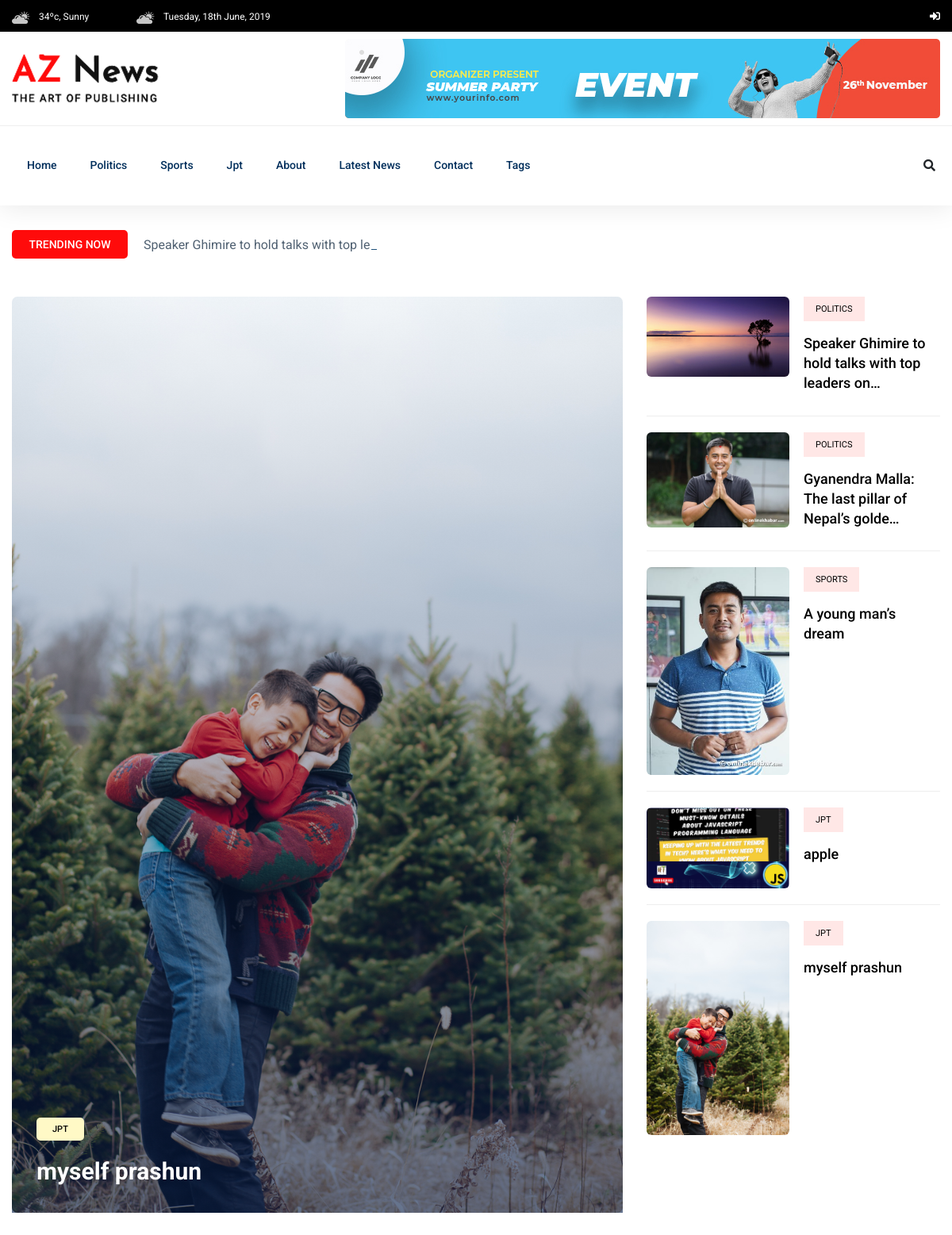
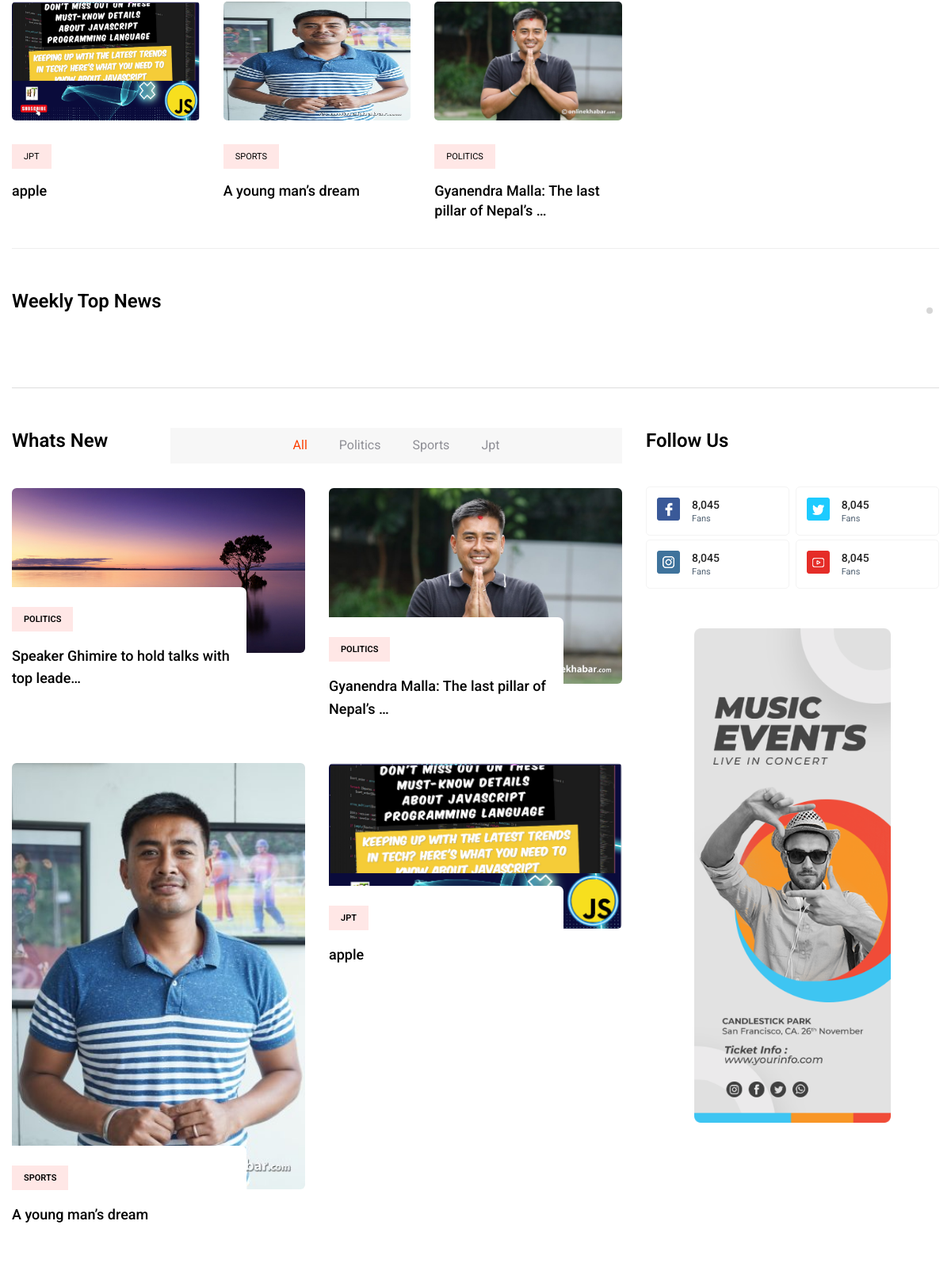
The page / (upper part) on the database its author committed (2 pictures, top to bottom).
### newspaper/models.py (models this page shows, shortened)
class TimeStampModel(models.Model):
    created_at = models.DateTimeField(auto_now_add=True)
    updated_at = models.DateTimeField(auto_now=True)
    class Meta:
        abstract = True

class Category(TimeStampModel):
    name = models.CharField(max_length=200)
    def __str__(self):
        return self.name

class Post(TimeStampModel):
    STATUS_CHOICES = [
        ("active", "Active"),
        ("in_active", "Inactive"),
    ]
    title = models.CharField(max_length=300)
    content = models.TextField()
    featured_image = models.ImageField(upload_to="post_images/%y/%m/%d", blank=False)
    author = models.ForeignKey("auth.User", on_delete=models.CASCADE)
    status = models.CharField(max_length=30, choices=STATUS_CHOICES, default=False)
    views_count = models.PositiveBigIntegerField(default=0)
    published_at = models.DateTimeField(null=True, blank=True)
    category = models.ForeignKey(Category, on_delete=models.CASCADE)
    tag = models.ManyToManyField(Tag)

### newspaper/views.py (the view)
# urls.py: path("", views.HomeView.as_view(), name="home"),
class HomeView(ListView):
    model = Post
    template_name = "aznews/home.html"
    context_object_name = "posts"
    def get_queryset(self):
        queryset = Post.objects.filter(status="active", published_at__isnull=False)[:5]
        return queryset
    def get_context_data(self, **kwargs):
        context = super().get_context_data(**kwargs)
        context["featured_post"] = Post.objects.filter(published_at__isnull=False, status="active").order_by("-published_at", "-views_count").first()
        context["featured_posts"] = Post.objects.filter(published_at__isnull=False, status="active").order_by("-published_at", "-views_count")[1:4]
        one_week_ago = timezone.now() -datetime.timedelta(days=7)
        context["weekly_top_posts"] = Post.objects.filter(published_at__isnull=False, status="active", published_at__gte=one_week_ago).order_by("-published_at", "-views_count")[:7]
        context["recent_posts"] = Post.objects.filter(published_at__isnull=False, status="active").order_by("-published_at")[:7]
        return context

### newspaper/navigation.py (called while the page is built)
def nav(request):
    categories = Category.objects.all()[:5]
    tags = Tag.objects.all()[:7]
    trending_posts = Post.objects.filter(status="active", published_at__isnull=False).order_by("-views_count")[:3]
    return {
        "categories": categories,
        "tags": tags,
        "trending_posts": trending_posts,
    }

### templates/aznews/home.html (shortened to what this page needs)
{% extends 'aznews/base.html' %}
{% block content %}
<main>
    {% include "aznews/home/trending/trending.html" %}
    {% include "aznews/home/weekly.html" %}
    {% include "aznews/home/whats_new.html" %}
</main>
{% endblock content %}

### templates/aznews/header.html (shortened to what this page needs)
<header>
    <div class="header-area">
        <div class="main-header ">
            <div class="header-top black-bg d-none d-md-block">
                <div class="container">
                    <div class="col-xl-12">
                        <div class="row d-flex justify-content-between align-items-center">
                            <div class="header-info-left">
                                <ul>
                                    <li>
                                        <img src="assets/img/icon/header_icon1.png" alt="">
                                        34ºc, Sunny
                                    </li>
                                    <li>
                                        <img src="assets/img/icon/header_icon1.png" alt="">
                                        Tuesday, 18th June, 2019
                                    </li>
                                </ul>
                            </div>
                            <div class="header-info-right">
                                <ul class="header-social">
                                    {% if user.is_authenticated %}
                                        <li>
                                            <a href="{% url 'logout' %}"><i class="fas fa-sign-out-alt"></i></a>
                                        </li>
                                        <li>
                                            <a href="{% url 'news_admin:post-create' %}"><i class="fas fa-plus"></i></a>
                                        </li>
                                    {% else %}
                                        <li>
                                            <a href="{% url 'login' %}"><i class="fas fa-sign-in-alt"></i></a>
                                        </li>
                                    {% endif %}
                                </ul>
                            </div>
                        </div>
                    </div>
                </div>
            </div>
            <div class="header-mid d-none d-md-block">
                <div class="container">
                    <div class="row d-flex align-items-center">
                        <div class="col-xl-3 col-lg-3 col-md-3">
                            <div class="logo">
                                <a href="index.html">
                                    <img src="assets/img/logo/logo.png" alt="">
                                </a>
                            </div>
                        </div>
                        <div class="col-xl-9 col-lg-9 col-md-9">
                            <div class="header-banner f-right ">
                                <img src="assets/img/hero/header_card.jpg" alt="">
                            </div>
                        </div>
                    </div>
                </div>
            </div>
            <div class="header-bottom header-sticky">
                <div class="container">
                    <div class="row align-items-center">
                        <div class="col-xl-10 col-lg-10 col-md-12 header-flex">
                            <div class="main-menu d-none d-md-block">
                                <nav>
                                    <ul id="navigation">
                                        <li>
                                            <a href="/">Home</a>
                                        </li>
                                        {% for category in categories %}
                                            <li>
                                                <a href="{% url 'post-by-category' category.id %}">{{ category.name }}</a>
                                            </li>
                                        {% endfor %}
                                        <li>
                                            <a href=" {% url 'about' %}">About</a>
                                        </li>
                                        <li>
                                            <a href="{% url 'post-list' %}">Latest News</a>
                                        </li>
                                        <li>
                                            <a href="{% url 'contact' %}">Contact</a>
                                        </li>
                                        <li>
                                            <a href="#">Tags</a>
                                        </li>
                                    </ul>
                                </nav>
                            </div>
                        </div>
                        <div class="col-xl-2 col-lg-2 col-md-4">
                            <div class="header-right-btn f-right d-none d-lg-block">
                                <i class="fas fa-search special-tag"></i>
                            </div>
                        </div>
                        <div class="col-12">
                        </div>
                    </div>
                </div>
            </div>
        </div>
    </div>
</header>

### templates/aznews/home/trending/trending_title.html
 <div class="row">
    <div class="col-lg-12">
        <div class="trending-tittle">
            <strong>Trending now</strong>
            <div class="trending-animated">
                <ul id="js-news" class="js-hidden">
                    {% for post in trending_posts %}
                    <li class="news-item">{{ post.title }}</li>
                    {% endfor %}
                </ul>
            </div>
        </div>
    </div>
</div>

### templates/aznews/home/trending/trending_left.html
<div class="col-lg-8">
    <div class="trending-top mb-30">
        <div class="trend-top-img">
            <img src="{{ featured_post.featured_image.url }}" alt="{{ featured_post.title}}">
            <div class="trend-top-cap">
                <span>{{ featured_post.category.name }}</span>
                <h2><a href="details.html">{{ featured_post.title }}</a></h2>
            </div>
        </div>
    </div>
    <div class="trending-bottom">
        <div class="row">
            {% for post in featured_posts %}
            <div class="col-lg-4">
                <div class="single-bottom mb-35">
                    <div class="trend-bottom-img mb-30">
                        <img src="{{ post.featured_image.url }}" alt="{{ post.tile}}" width="170px" height="150px">
                    </div>
                    <div class="trend-bottom-cap">
                        <span class="color1">{{ post.category.name}}</span>
                        <h4><a href="details.html">{{ post.title|truncatechars:45 }}</a></h4>
                    </div>
                </div>
            </div>
            {% endfor %}
        </div>
    </div>
</div>

### templates/aznews/home/trending/trending_right.html
<div class="col-lg-4">
    {% for post in posts %}
    <div class="trand-right-single d-flex">
        <div class="trand-right-img">
            <img src="{{ post.featured_image.url }}" alt="{{ post.title}}" width="180px">
        </div>
        <div class="trand-right-cap">
            <span class="color1">{{ post.category}}</span>
            <h4><a href="details.html">{{ post.title|truncatechars:50 }}</a></h4>
        </div>
    </div>
    {% endfor %}
</div>

### templates/aznews/home/whats_new.html (shortened to what this page needs)
{% load static %}
<section class="whats-news-area pt-50 pb-20">
    <div class="container">
        <div class="row">
            <div class="col-lg-8">
                <div class="row d-flex justify-content-between">
                    <div class="col-lg-3 col-md-3">
                        <div class="section-tittle mb-30">
                            <h3>Whats New</h3>
                        </div>
                    </div>
                    <div class="col-lg-9 col-md-9">
                        <div class="properties__button">
                            <nav>
                                <div class="nav nav-tabs" id="nav-tab" role="tablist">
                                    <a class="nav-item nav-link active"
                                       id="nav-home-tab"
                                       data-toggle="tab"
                                       href="#nav-home"
                                       role="tab"
                                       aria-controls="nav-home"
                                       aria-selected="true">All</a>
                                    {% for category in categories %}
                                        <a class="nav-item nav-link"
                                           id="nav-{{ category.name|slugify }}-tab"
                                           data-toggle="tab"
                                           href="#nav-{{ category.name|slugify }}"
                                           role="tab"
                                           aria-controls="nav-{{ category.name|slugify }}"
                                           aria-selected="false">{{ category.name }}</a>
                                    {% endfor %}
                                </div>
                            </nav>
                        </div>
                    </div>
                </div>
                <div class="row">
                    <div class="col-12">
                        <div class="tab-content" id="nav-tabContent">
                            <div class="tab-pane fade show active"
                                 id="nav-home"
                                 role="tabpanel"
                                 aria-labelledby="nav-home-tab">
                                <div class="whats-news-caption">
                                    <div class="row">
                                        {% for post in posts|slice:":4" %}
                                            <div class="col-lg-6 col-md-6">
                                                <div class="single-what-news mb-100">
                                                    <div class="what-img">
                                                        <img src="{{ post.featured_image.url }}" alt="{{ post.title }}" />
                                                    </div>
                                                    <div class="what-cap">
                                                        <span class="color1">{{ post.category.name }}</span>
                                                        <h4>
                                                            <a href="{% url 'post-detail' post.pk %}">{{ post.title|truncatechars:45 }}</a>
                                                        </h4>
                                                    </div>
                                                </div>
                                            </div>
                                        {% endfor %}
                                    </div>
                                </div>
                            </div>
                        </div>
                    </div>
                </div>
            </div>
            <div class="col-lg-4">
                <div class="section-tittle mb-40">
                    <h3>Follow Us</h3>
                </div>
                <div class="single-follow mb-45">
                    <div class="single-box">
                        <div class="follow-us d-flex align-items-center">
                            <div class="follow-social">
                                <a href="#">
                                    <img src="{% static 'aznews/assets/img/news/icon-fb.png' %}" alt="" />
                                </a>
                            </div>
                            <div class="follow-count">
                                <span>8,045</span>
                                <p>Fans</p>
                            </div>
                        </div>
                        <div class="follow-us d-flex align-items-center">
                            <div class="follow-social">
                                <a href="#">
                                    <img src="{% static 'aznews/assets/img/news/icon-tw.png' %}" alt="" />
                                </a>
                            </div>
                            <div class="follow-count">
                                <span>8,045</span>
                                <p>Fans</p>
                            </div>
                        </div>
                        <div class="follow-us d-flex align-items-center">
                            <div class="follow-social">
                                <a href="#">
                                    <img src="{% static 'aznews/assets/img/news/icon-ins.png' %}" alt="" />
                                </a>
                            </div>
                            <div class="follow-count">
                                <span>8,045</span>
                                <p>Fans</p>
                            </div>
                        </div>
                        <div class="follow-us d-flex align-items-center">
                            <div class="follow-social">
                                <a href="#">
                                    <img src="{% static 'aznews/assets/img/news/icon-yo.png' %}" alt="" />
                                </a>
                            </div>
                            <div class="follow-count">
                                <span>8,045</span>
                                <p>Fans</p>
                            </div>
                        </div>
                    </div>
                </div>
                <div class="news-poster d-none d-lg-block">
                    <img src="{% static 'aznews/assets/img/news/news_card.jpg' %}" alt="" />
                </div>
            </div>
        </div>
    </div>
</section>

### rows shown on the page
Category: name "Politics"
Category: name "Sports"
Category: name "Jpt"
Post: title "Speaker Ghimire to hold talks with top…", featured_image (picture), category "POLITICS", title "Speaker Ghimire to hold talks with top leaders on…", category.name "POLITICS", title "Speaker Ghimire to hold talks with top leade…"
Post: featured_image (picture), category.name "JPT", title "myself prashun", category "JPT"
Post: featured_image (picture), category.name "JPT", title "apple", category "JPT"
Post: featured_image (picture), category.name "SPORTS", title "A young man’s dream", category "SPORTS"
Post: featured_image (picture), category.name "POLITICS", title "Gyanendra Malla: The last pillar of Nepal’s …", category "POLITICS", title "Gyanendra Malla: The last pillar of Nepal’s golde…"
